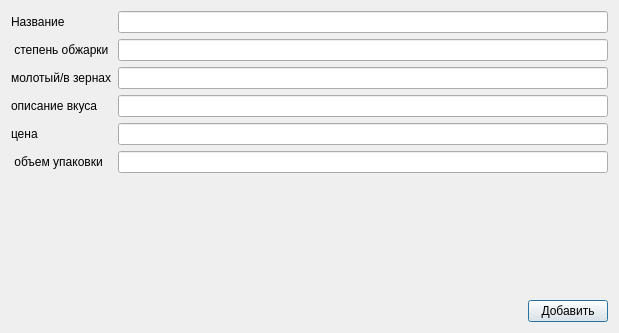
<?xml version="1.0" encoding="UTF-8"?>
<ui version="4.0">
 <class>dob_film_dialog</class>
 <widget class="QDialog" name="dob_film_dialog">
  <property name="geometry">
   <rect>
    <x>0</x>
    <y>0</y>
    <width>619</width>
    <height>333</height>
   </rect>
  </property>
  <property name="windowTitle">
   <string>Dialog</string>
  </property>
  <layout class="QVBoxLayout" name="verticalLayout" stretch="0,0">
   <item>
    <layout class="QFormLayout" name="formLayout">
     <item row="0" column="0">
      <widget class="QLabel" name="label_2">
       <property name="text">
        <string>Название</string>
       </property>
      </widget>
     </item>
     <item row="0" column="1">
      <widget class="QLineEdit" name="nazvanie_edit"/>
     </item>
     <item row="1" column="0">
      <widget class="QLabel" name="label_3">
       <property name="text">
        <string> степень обжарки</string>
       </property>
      </widget>
     </item>
     <item row="1" column="1">
      <widget class="QLineEdit" name="stepen_obj_edit"/>
     </item>
     <item row="2" column="0">
      <widget class="QLabel" name="label">
       <property name="text">
        <string>молотый/в зернах</string>
       </property>
      </widget>
     </item>
     <item row="3" column="1">
      <widget class="QLineEdit" name="opisanie_edit"/>
     </item>
     <item row="3" column="0">
      <widget class="QLabel" name="label_4">
       <property name="text">
        <string>описание вкуса</string>
       </property>
      </widget>
     </item>
     <item row="4" column="0">
      <widget class="QLabel" name="label_6">
       <property name="text">
        <string>цена</string>
       </property>
      </widget>
     </item>
     <item row="4" column="1">
      <widget class="QLineEdit" name="price_edit"/>
     </item>
     <item row="2" column="1">
      <widget class="QLineEdit" name="molot_edit"/>
     </item>
     <item row="5" column="0">
      <widget class="QLabel" name="label_7">
       <property name="text">
        <string> объем упаковки</string>
       </property>
      </widget>
     </item>
     <item row="5" column="1">
      <widget class="QLineEdit" name="obiom_edit"/>
     </item>
    </layout>
   </item>
   <item>
    <layout class="QHBoxLayout" name="horizontalLayout">
     <item>
      <widget class="QLabel" name="label_5">
       <property name="text">
        <string/>
       </property>
      </widget>
     </item>
     <item>
      <spacer name="horizontalSpacer">
       <property name="orientation">
        <enum>Qt::Horizontal</enum>
       </property>
       <property name="sizeHint" stdset="0">
        <size>
         <width>40</width>
         <height>20</height>
        </size>
       </property>
      </spacer>
     </item>
     <item>
      <widget class="QPushButton" name="pushButton">
       <property name="enabled">
        <bool>true</bool>
       </property>
       <property name="sizePolicy">
        <sizepolicy hsizetype="Minimum" vsizetype="Fixed">
         <horstretch>0</horstretch>
         <verstretch>0</verstretch>
        </sizepolicy>
       </property>
       <property name="text">
        <string>Добавить</string>
       </property>
      </widget>
     </item>
    </layout>
   </item>
  </layout>
 </widget>
 <resources/>
 <connections/>
</ui>
